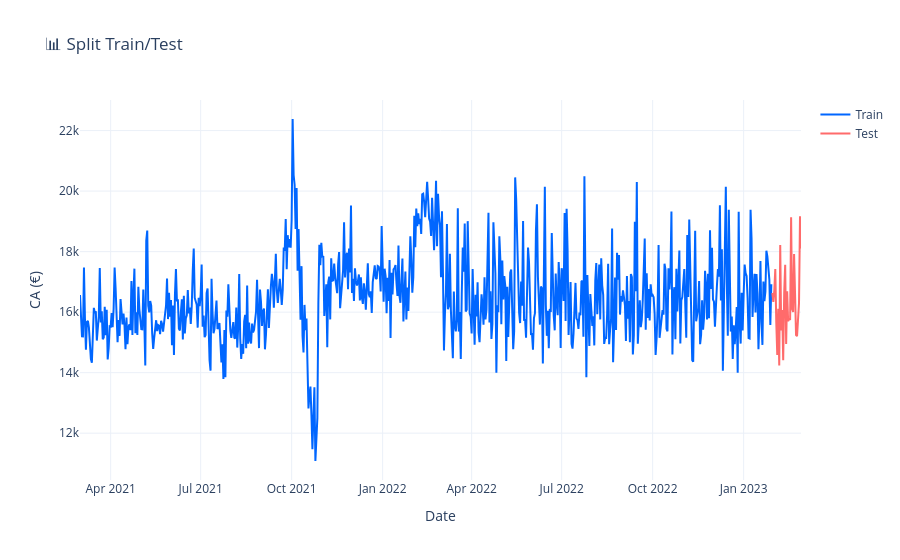

Notebook cell for this chart:
### Code cell
# Visualisation du split
fig = go.Figure()

fig.add_trace(go.Scatter(x=train['date'], y=train['ca'], name='Train', line=dict(color='#0066FF')))
fig.add_trace(go.Scatter(x=test['date'], y=test['ca'], name='Test', line=dict(color='#FF6B6B')))

#fig.add_vline(x=train['date'].max(), line_dash="dash", line_color="gray", annotation_text="Split")

fig.update_layout(title='📊 Split Train/Test', template='plotly_white', xaxis_title='Date', yaxis_title='CA (€)')
fig.show()
